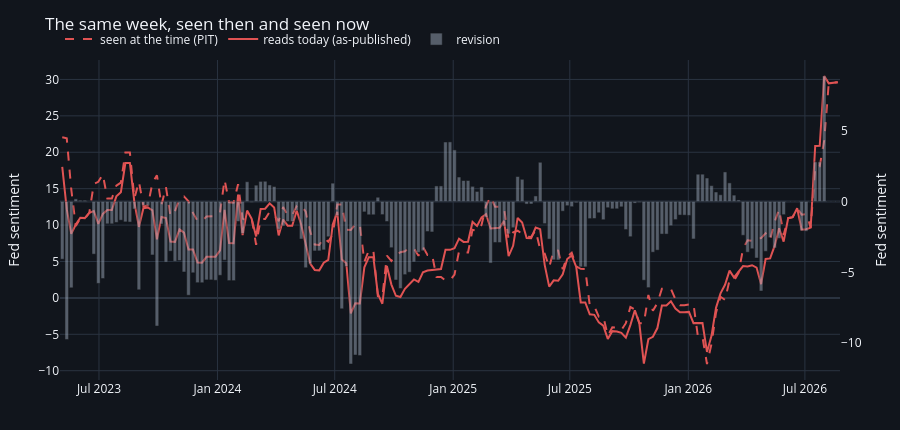

Notebook source saved alongside this figure:
### Markdown cell above
### How much does the newest sentiment reading move after the fact?

The right-hand edge is where a trade is put on, and it is also the least
settled part of the series.

### Code cell
final = SENT_AP["sentiment"]
rev_rows = []
for t in GRID_W[GRID_W >= pd.Timestamp(CFG.corpus_start)]:
    seen = D.sentiment_index(SCORES, pd.DatetimeIndex([t]), CFG,
                             point_in_time=True)["sentiment"].iloc[0]
    rev_rows.append({"date": t, "seen_at_the_time": seen, "reads_today": final.loc[t]})
REV = pd.DataFrame(rev_rows).set_index("date").dropna()
REV["revision"] = REV["reads_today"] - REV["seen_at_the_time"]
print(f"n={len(REV)} weeks   mean revision {REV['revision'].mean():+.3f}   "
      f"mean|revision| {REV['revision'].abs().mean():.3f}   "
      f"p90 {REV['revision'].abs().quantile(.9):.3f}   max {REV['revision'].abs().max():.3f}")
print(f"share of weeks revised by more than one sentiment point: "
      f"{(REV['revision'].abs() > 1).mean():.1%}")
print(f"a typical revision is {REV['revision'].abs().mean()/REV['seen_at_the_time'].std():.1%} "
      f"of one standard deviation of the series itself")
print("\nthe last eight weeks, as seen then vs as they read today:")
print(REV.tail(8).round(2).to_string())

fig = go.Figure()
fig.add_trace(go.Scatter(x=REV.index, y=REV["seen_at_the_time"], name="seen at the time (PIT)",
                         line=dict(color=RED, width=2, dash="dash")))
fig.add_trace(go.Scatter(x=REV.index, y=REV["reads_today"], name="reads today (as-published)",
                         line=dict(color=RED, width=2)))
fig.add_trace(go.Bar(x=REV.index, y=REV["revision"], name="revision",
                     marker_color=GREY, opacity=0.5, yaxis="y2"))
fig.update_layout(yaxis2=dict(overlaying="y", side="right", title="revision", showgrid=False))
fig.update_yaxes(title_text="Fed sentiment")
style(fig, 430, "The same week, seen then and seen now")
fig.show()

### Figure 1 — Plotly figure (JSON) as saved in the notebook; plotly's stock layout.template omitted (floating-point values rounded to 4 significant figures; data arrays with more than 128 entries replaced by an {"elided": "..."} marker saying what was removed)
{"data": [{"line": {"color": "#e05353", "dash": "dash", "width": 2}, "name": "seen at the time (PIT)", "type": "scatter", "x": {"elided": "173 str values"}, "y": {"elided": "173 float values"}}, {"line": {"color": "#e05353", "width": 2}, "name": "reads today (as-published)", "type": "scatter", "x": {"elided": "173 str values"}, "y": {"elided": "173 float values"}}, {"marker": {"color": "#9aa7b8"}, "name": "revision", "opacity": 0.5, "type": "bar", "x": {"elided": "173 str values"}, "y": {"elided": "173 float values"}, "yaxis": "y2"}], "layout": {"font": {"size": 12}, "height": 430, "legend": {"orientation": "h", "x": 0, "y": 1.02, "yanchor": "bottom"}, "margin": {"b": 50, "l": 60, "r": 60, "t": 60}, "paper_bgcolor": "#11151c", "plot_bgcolor": "#11151c", "title": {"text": "The same week, seen then and seen now"}, "xaxis": {"gridcolor": "#2a3340", "zerolinecolor": "#2a3340"}, "yaxis": {"gridcolor": "#2a3340", "title": {"text": "Fed sentiment"}, "zerolinecolor": "#2a3340"}, "yaxis2": {"gridcolor": "#2a3340", "overlaying": "y", "showgrid": false, "side": "right", "title": {"text": "Fed sentiment"}, "zerolinecolor": "#2a3340"}}}
